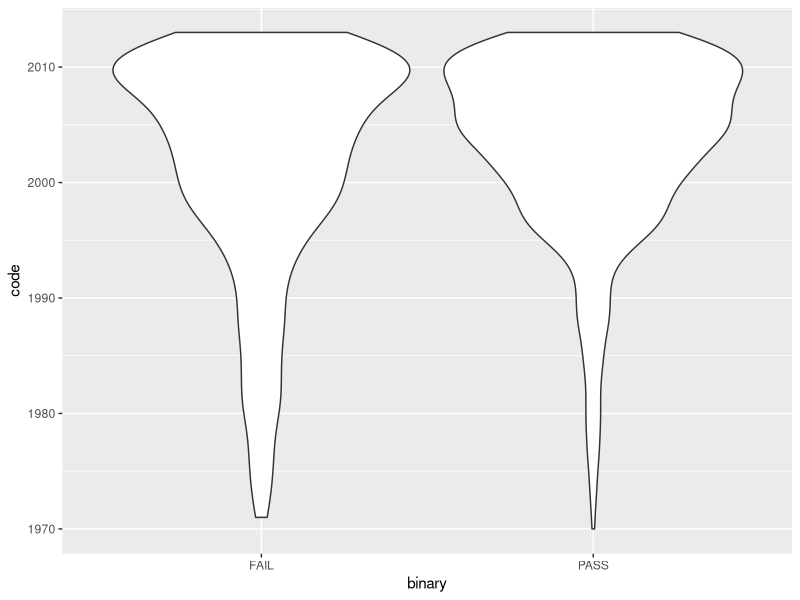
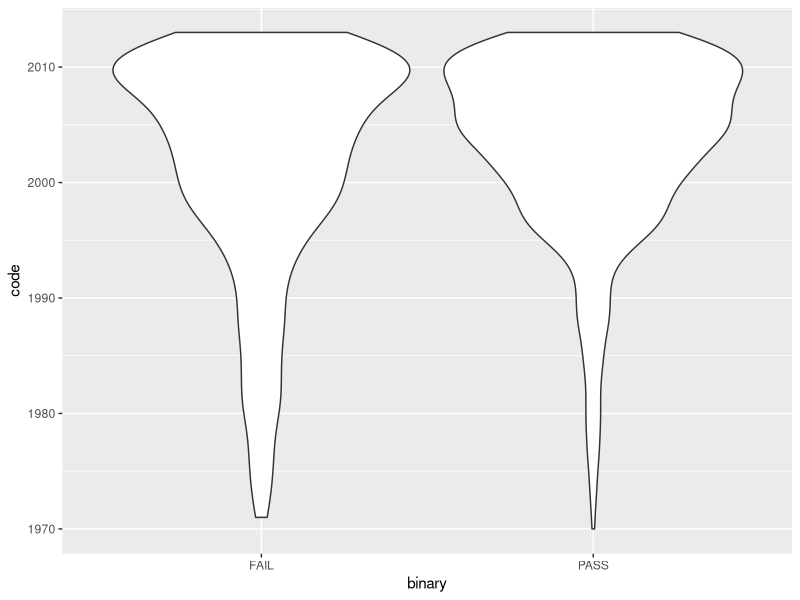

These charts were generated, in order, by the following R code:
library(dplyr,warn.conflicts=FALSE);
library(ggplot2,warn.conflicts=FALSE);
options(width=2000);

failreasons<-function(alldata)
{
    relevantdata<-data.frame(count(select(alldata,clean_test),clean_test));
    # colnames(relevantdata)<-c("dubious","men","notalk","nowomen","ok");
    # relevantdata<-relevantdata[2,];
    print(relevantdata);

    ggplot(data=relevantdata,aes(x=clean_test,y=n))+geom_bar(stat="identity");
    ggsave("graph1.png");
}

alldata<-read.csv(file="data/movies.csv",header=TRUE);

relevantdata<-select(alldata,binary,code);
relevantdata$code<-as.numeric(gsub("PASS|FAIL","",relevantdata$code));
# relevantdata$binary<-gsub("PASS",1,relevantdata$binary);
# relevantdata$binary<-gsub("FAIL",0,relevantdata$binary);

# relevantdata<-data.frame(count(relevantdata,code,binary));

print(relevantdata);

ggplot(data=relevantdata,aes(binary,code))+geom_violin();
ggsave("graph2.png");
